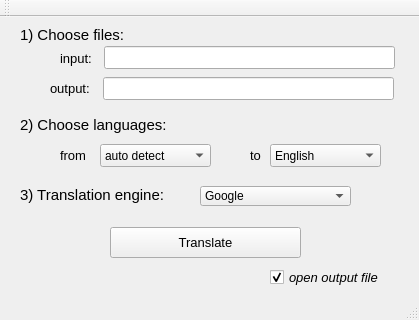
<?xml version="1.0" encoding="UTF-8"?>
<ui version="4.0">
 <class>Translator</class>
 <widget class="QMainWindow" name="Translator">
  <property name="geometry">
   <rect>
    <x>0</x>
    <y>0</y>
    <width>419</width>
    <height>320</height>
   </rect>
  </property>
  <property name="windowTitle">
   <string>Translator</string>
  </property>
  <widget class="QWidget" name="centralWidget">
   <widget class="QComboBox" name="comboBox">
    <property name="geometry">
     <rect>
      <x>100</x>
      <y>127</y>
      <width>111</width>
      <height>23</height>
     </rect>
    </property>
    <item>
     <property name="text">
      <string>auto detect</string>
     </property>
    </item>
    <item>
     <property name="text">
      <string>English</string>
     </property>
    </item>
    <item>
     <property name="text">
      <string>Russian</string>
     </property>
    </item>
   </widget>
   <widget class="QComboBox" name="comboBox_2">
    <property name="geometry">
     <rect>
      <x>270</x>
      <y>127</y>
      <width>111</width>
      <height>23</height>
     </rect>
    </property>
    <item>
     <property name="text">
      <string>English</string>
     </property>
    </item>
    <item>
     <property name="text">
      <string>Russian</string>
     </property>
    </item>
   </widget>
   <widget class="QLabel" name="label">
    <property name="geometry">
     <rect>
      <x>60</x>
      <y>130</y>
      <width>41</width>
      <height>16</height>
     </rect>
    </property>
    <property name="font">
     <font>
      <pointsize>10</pointsize>
     </font>
    </property>
    <property name="text">
     <string>from</string>
    </property>
   </widget>
   <widget class="QLabel" name="label_2">
    <property name="geometry">
     <rect>
      <x>250</x>
      <y>130</y>
      <width>21</width>
      <height>16</height>
     </rect>
    </property>
    <property name="font">
     <font>
      <pointsize>10</pointsize>
     </font>
    </property>
    <property name="text">
     <string>to</string>
    </property>
   </widget>
   <widget class="QLabel" name="label_3">
    <property name="geometry">
     <rect>
      <x>20</x>
      <y>10</y>
      <width>121</width>
      <height>16</height>
     </rect>
    </property>
    <property name="font">
     <font>
      <pointsize>11</pointsize>
     </font>
    </property>
    <property name="text">
     <string>1) Choose files:</string>
    </property>
   </widget>
   <widget class="QLabel" name="label_4">
    <property name="geometry">
     <rect>
      <x>20</x>
      <y>100</y>
      <width>171</width>
      <height>16</height>
     </rect>
    </property>
    <property name="font">
     <font>
      <pointsize>11</pointsize>
     </font>
    </property>
    <property name="text">
     <string>2) Choose languages:</string>
    </property>
   </widget>
   <widget class="QLabel" name="label_5">
    <property name="geometry">
     <rect>
      <x>20</x>
      <y>170</y>
      <width>181</width>
      <height>16</height>
     </rect>
    </property>
    <property name="font">
     <font>
      <pointsize>11</pointsize>
     </font>
    </property>
    <property name="text">
     <string>3) Translation engine:</string>
    </property>
   </widget>
   <widget class="QLabel" name="label_6">
    <property name="geometry">
     <rect>
      <x>60</x>
      <y>31</y>
      <width>41</width>
      <height>20</height>
     </rect>
    </property>
    <property name="font">
     <font>
      <pointsize>10</pointsize>
     </font>
    </property>
    <property name="text">
     <string>input:</string>
    </property>
   </widget>
   <widget class="QLabel" name="label_7">
    <property name="geometry">
     <rect>
      <x>50</x>
      <y>61</y>
      <width>51</width>
      <height>20</height>
     </rect>
    </property>
    <property name="font">
     <font>
      <pointsize>10</pointsize>
     </font>
    </property>
    <property name="text">
     <string>output:</string>
    </property>
   </widget>
   <widget class="QLineEdit" name="lineEdit">
    <property name="geometry">
     <rect>
      <x>104</x>
      <y>29</y>
      <width>291</width>
      <height>23</height>
     </rect>
    </property>
   </widget>
   <widget class="QLineEdit" name="lineEdit_2">
    <property name="geometry">
     <rect>
      <x>103</x>
      <y>60</y>
      <width>291</width>
      <height>23</height>
     </rect>
    </property>
   </widget>
   <widget class="QComboBox" name="comboBox_3">
    <property name="geometry">
     <rect>
      <x>200</x>
      <y>169</y>
      <width>151</width>
      <height>20</height>
     </rect>
    </property>
    <item>
     <property name="text">
      <string>Google</string>
     </property>
    </item>
    <item>
     <property name="text">
      <string>Bing</string>
     </property>
    </item>
    <item>
     <property name="text">
      <string>Yandex</string>
     </property>
    </item>
   </widget>
   <widget class="QPushButton" name="pushButton">
    <property name="geometry">
     <rect>
      <x>110</x>
      <y>210</y>
      <width>191</width>
      <height>31</height>
     </rect>
    </property>
    <property name="font">
     <font>
      <pointsize>10</pointsize>
      <italic>false</italic>
      <underline>false</underline>
     </font>
    </property>
    <property name="text">
     <string>Translate</string>
    </property>
   </widget>
   <widget class="QCheckBox" name="checkBox">
    <property name="geometry">
     <rect>
      <x>270</x>
      <y>250</y>
      <width>121</width>
      <height>21</height>
     </rect>
    </property>
    <property name="font">
     <font>
      <pointsize>10</pointsize>
      <italic>true</italic>
     </font>
    </property>
    <property name="text">
     <string>open output file</string>
    </property>
    <property name="checked">
     <bool>true</bool>
    </property>
   </widget>
  </widget>
  <widget class="QMenuBar" name="menuBar">
   <property name="geometry">
    <rect>
     <x>0</x>
     <y>0</y>
     <width>419</width>
     <height>20</height>
    </rect>
   </property>
  </widget>
  <widget class="QToolBar" name="mainToolBar">
   <attribute name="toolBarArea">
    <enum>TopToolBarArea</enum>
   </attribute>
   <attribute name="toolBarBreak">
    <bool>false</bool>
   </attribute>
  </widget>
  <widget class="QStatusBar" name="statusBar"/>
 </widget>
 <layoutdefault spacing="6" margin="11"/>
 <resources/>
 <connections/>
</ui>
